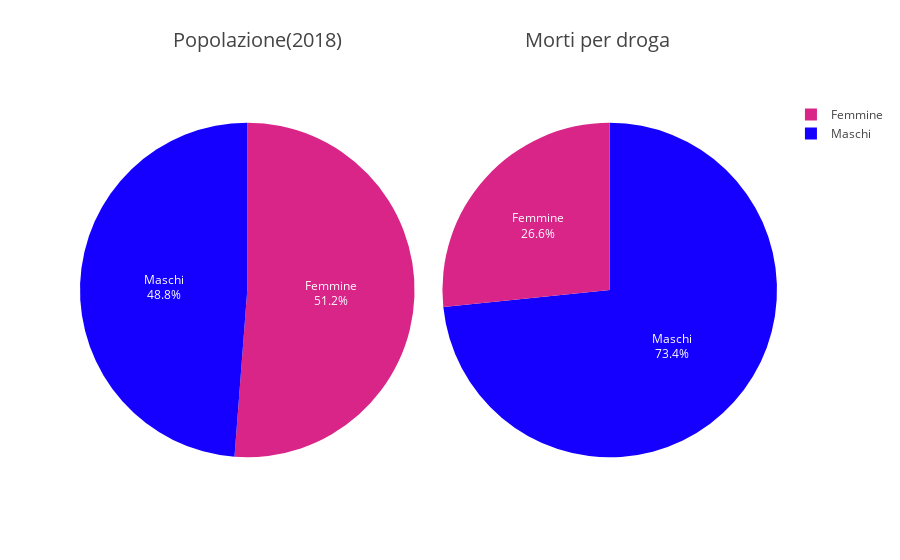

Source (notebook cell):
### Markdown cell above
### Popolazione

Il grafico seguente mostra come è evoluta la popolazione in Connecticut dal 2012. Si può notare che è restata costante negli ultimi anni attenstandosi ai 3,6 milioni di persone. Questo ci aiuterà anche per i grafici successivi



![image.png](attachment:image.png)
Fonte: https://www.statista.com/statistics/206104/resident-population-in-connecticut/

### Code cell
import pandas as pd
import numpy as np
import plotly.offline as py
from plotly import tools
import plotly.graph_objs as go
py.init_notebook_mode(connected=True)

df = pd.read_csv("Accidental_Drug_Related_Deaths__2012-2017.csv")

numeroMaschi = 1754549
numeroFemmine = 1842128
totale = 3596677
m = numeroMaschi/totale
f = numeroFemmine/totale
labels =['Maschi', 'Femmine']
values = [m,f]
colors = ['#1500ff', '#d92488']

dfNew = df.dropna(subset=['Sex'])
maskF = dfNew['Sex'] == "Male"



fig = {
  "data": [
    {
      "values": values,
      "labels": labels,
      "domain": {"x": [0, .48]},
      "name": "Popolazione Connecticut (2018)",
      "hoverinfo":"label+percent",
      "textinfo": "label+percent",
      "type": "pie",
      'marker':{'colors': colors},
    },
    {
      "values": [np.sum(dfNew == "Male")['Sex'],np.sum(dfNew == "Female")['Sex']],
      "labels": labels,
      "textposition":"inside",
      "domain": {"x": [.52, 1]},
      "name": "Morti per Sesso",
      "hoverinfo":"label+percent",
      "textinfo": "label+percent",
      "type": "pie",
      'marker':{'colors': colors},
    }],
  "layout": {
          "annotations": [
                {
                    "font": {
                        "size": 20
                    },
                    "showarrow": False,
                    "text": "Popolazione(2018)",
                    "x": 0.13,
                    "y": 1.20
                },
                {
                    "font": {
                        "size": 20
                    },
                    "showarrow": False,
                    "text": "Morti per droga",
                    "x": 0.85,
                    "y": 1.20
                }
            ]
       
    }
}
py.iplot(fig, filename='donut')

### Figure 1 — Plotly figure (JSON) as saved in the notebook; plotly's stock layout.template omitted (floating-point values rounded to 4 significant figures)
{"data": [{"domain": {"x": [0, 0.48]}, "hoverinfo": "label+percent", "labels": ["Maschi", "Femmine"], "marker": {"colors": ["#1500ff", "#d92488"]}, "name": "Popolazione Connecticut (2018)", "textinfo": "label+percent", "type": "pie", "uid": "c2f465be-0784-11e9-a688-309c2316f643", "values": [0.4878, 0.5122]}, {"domain": {"x": [0.52, 1]}, "hoverinfo": "label+percent", "labels": ["Maschi", "Femmine"], "marker": {"colors": ["#1500ff", "#d92488"]}, "name": "Morti per Sesso", "textinfo": "label+percent", "textposition": "inside", "type": "pie", "uid": "c2f48cb4-0784-11e9-b928-309c2316f643", "values": [2993, 1086]}], "layout": {"annotations": [{"font": {"size": 20}, "showarrow": false, "text": "Popolazione(2018)", "x": 0.13, "y": 1.2}, {"font": {"size": 20}, "showarrow": false, "text": "Morti per droga", "x": 0.85, "y": 1.2}]}}
